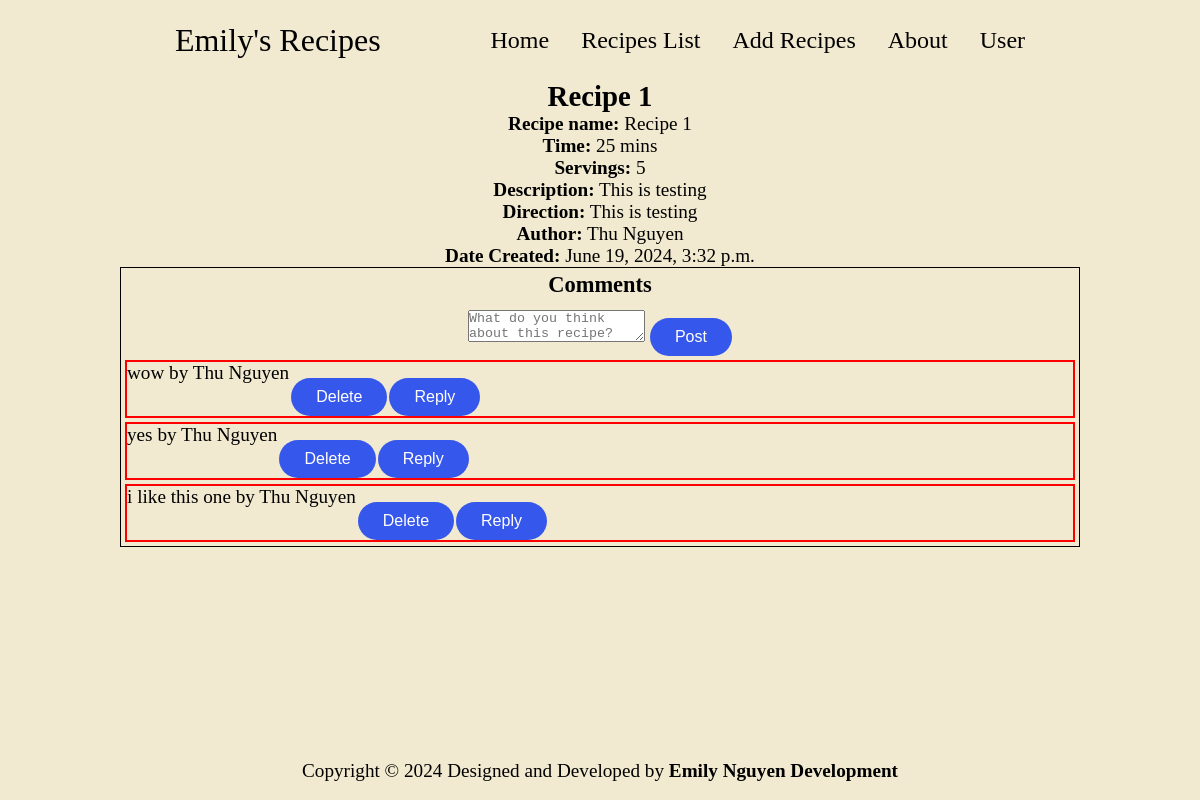
The page /recipes/1 (signed in) on the database its author committed.
### recipes/models.py (models this page shows, shortened)
class Recipe(models.Model):
    name = models.CharField(max_length=64)
    time = models.IntegerField()
    servings = models.IntegerField()
    description = models.TextField()
    direction = models.TextField()
    author = models.ForeignKey(CustomUser, on_delete=models.CASCADE, related_name="recipes", null=True)
    ingredients = models.ManyToManyField(Ingredient, related_name="ingredients")
    date_created = models.DateTimeField(auto_now_add=True)
    date_updated = models.DateTimeField(auto_now=True)
    is_featured = models.BooleanField(default=False)

class Comment(models.Model):
    parent_id = models.ForeignKey('self', on_delete=models.CASCADE, related_name="replies", null=True, blank=True)
    author = models.ForeignKey(CustomUser, on_delete=models.CASCADE, related_name="comments", null=True)
    recipe = models.ForeignKey(Recipe, on_delete=models.CASCADE, related_name="comments")
    content = models.TextField()
    date_created = models.DateTimeField(auto_now_add=True)
    date_updated = models.DateTimeField(auto_now=True)

### users/models.py (models this page shows, shortened)
class CustomUser(AbstractBaseUser, PermissionsMixin):
    first = models.CharField(max_length=64, default="")
    last = models.CharField(max_length=64,  default="")
    username = models.CharField(max_length=64, default="", unique=True)
    email = models.EmailField(default="", unique=True)
    is_superuser = models.BooleanField(default=False)
    is_staff = models.BooleanField(default=False)
    date_created = models.DateTimeField(auto_now_add=True)
    last_login = models.DateTimeField(blank=True, null=True)
    objects = CustomUserManager()
    USERNAME_FIELD = "username"
    EMAIL_FIELD = "email"
    REQUIRED_FIELDS = ["email"]
    class Meta:
        verbose_name = 'User'
        verbose_name_plural = 'Users'
    def get_full_name(self):
        return f'{self.first} {self.last}'

### recipes/views.py (the view)
# urls.py: path('<int:recipe_id>', views.singleRecipe, name='recipe'),
def singleRecipe(request, recipe_id):
    recipe = Recipe.objects.get(pk=recipe_id)
    comments = Comment.objects.filter(recipe=recipe)
    return render(request, 'recipes/recipe.html',{
        'recipe': recipe,
        'comments': comments,
        'recipe_id': recipe_id,
    })

### recipes/templates/recipes/recipe.html (shortened to what this page needs)
{% extends "recipes/layout.html" %} {% load static %} {% block body %}
<section class="recipe">
  <h1>Recipe {{recipe.id}}</h1>
  <ul>
    <li><strong>Recipe name:</strong> {{recipe.name}}</li>
    <li><strong>Time:</strong> {{recipe.time}} mins</li>
    <li><strong>Servings:</strong> {{recipe.servings}}</li>
    <li><strong>Description:</strong> {{recipe.description}}</li>
    <li><strong>Direction:</strong> {{recipe.direction}}</li>
    <li><strong>Author:</strong> {{recipe.author.get_full_name}}</li>
    <li><strong>Date Created:</strong> {{recipe.date_created}}</li>
  </ul>
</section>
<section class="comments-container">
    <h3>Comments</h3>
  {% if user.is_authenticated %}
  <form action="{% url "recipes:addCmt" recipe_id=recipe.id %}" method="POST">
    <textarea name="new-comment" placeholder="What do you think about this recipe?" required></textarea>
    <input class="btn" type="submit" value="Post">
  </form>
  {% for comment in comments %}
  <div class="comment-card">
    <p>{{comment.content}} by {{comment.author.get_full_name}}</p>
    <form action="{% url 'recipes:delCmt' comment_id=comment.id recipe_id=recipe.id %}" method="POST">
      <button class="btn" onclick="return confirm('Are you sure you want to delete this comment?');">Delete</button>
    </form>
    <button class="btn" type="submit" >Reply</button>
  </div>
  {% endfor %}
  {% else %}
  <div>Please <a class="login-text" href="/users">log in</a> to view and write some comments on this recipe.</div>
  {% endif %}
</section>
{% endblock %}

### static/styles/style.css (style rules this page uses)
* { margin: 0; padding: 0; }
body { min-height: 100vh; background-color: rgba(236, 227, 191, 0.726); color: black; font-size: 1.2rem; display: flex; flex-direction: column; width: 80%; margin: 0 auto; }
.btn { background-color: #3657eb; border: none; border-radius: 2rem; color: white; padding: 10px 25px; text-align: center; text-decoration: none; display: inline-block; font-size: 16px; margin-top: 1rem; }
a, .btn { transition: all 300ms ease; }

### recipes/static/recipes/styles/style.css (style rules this page uses)
.recipe li { list-style-type: none; }
.comments-container { border: #000 1px solid; }
.comments-container > * { margin: 4px; }
.comment-card { border: red 2px solid; display: flex; gap: 2px; }

### rows shown on the page
Recipe: id "1", name "Recipe 1", time "25", servings "5", description "This is testing", direction "This is testing", author.get_full_name "Thu Nguyen", date_created "June 19, 2024, 3:32 p.m."
Comment: content "wow", author.get_full_name "Thu Nguyen"
Comment: content "yes", author.get_full_name "Thu Nguyen"
Comment: content "i like this one", author.get_full_name "Thu Nguyen"
